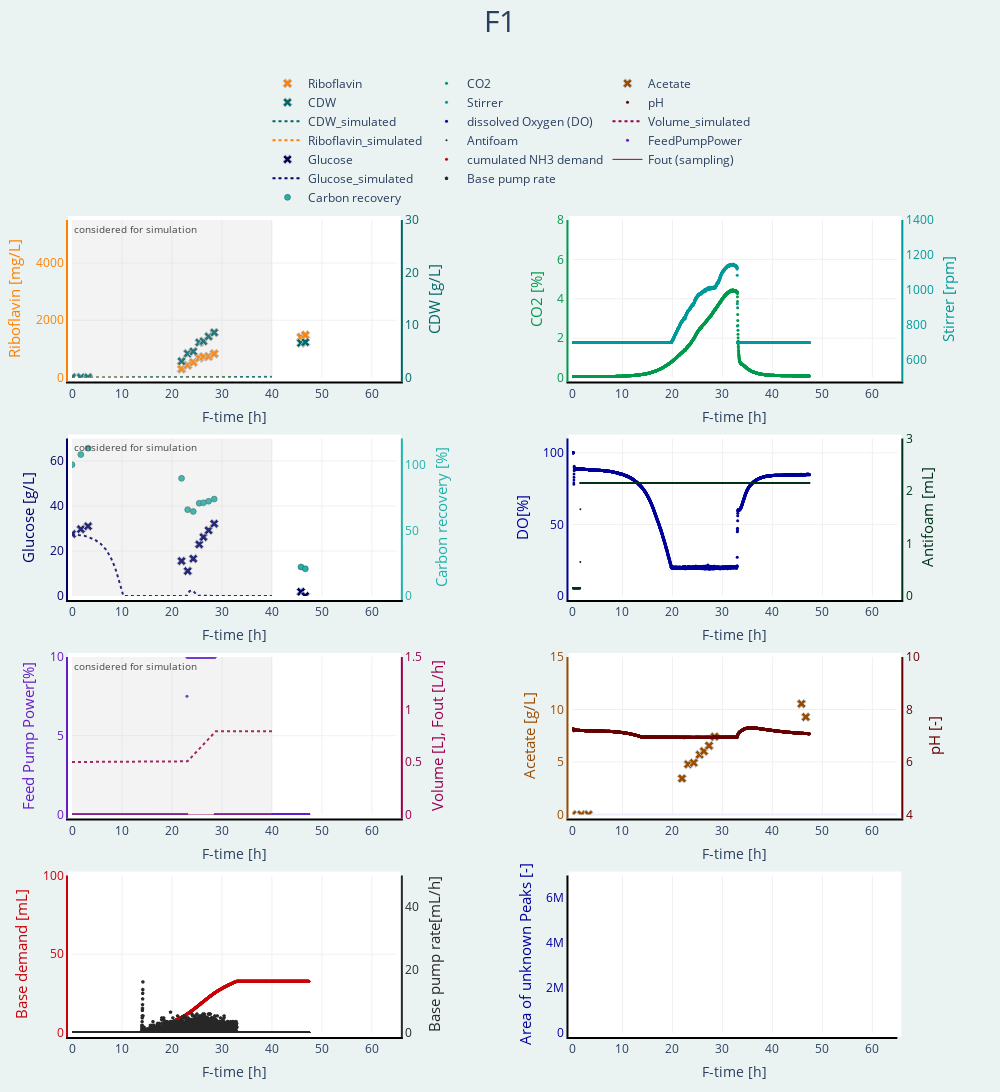

Notebook code for this chart:
### Code cell
import sys
sys.path.append("V:/biomoni/")                      #without this line windows could not acces the package 
from biomoni import Experiment
from BacillusScripts.BacillusVariableFeedrate import Bacillus_vf
from BacillusScripts.visualizationBacillus import visualizeBacillusFermentation
import pandas as pd
import numpy as np
from scipy.interpolate import interp1d
from IPython.display import display

path = r"V:/biomoni/BacillusData/Stamm185"

experiment_dict_for_estimation = {exp : Experiment(path, exp,endpoint = "Sim_end") for exp in ["F1"]}  #all experiments in a dictionary   
experiment_dict_for_graphs = {exp : Experiment(path, exp, endpoint = "F_end") for exp in ["F1"]} 



#Exp = experiment_dict 
b= Bacillus_vf()
b.estimate(experiment_dict_for_estimation)
b.report()
print(b.p)
#print(b.stat_single,b.stat_all)

for key in b.stat_single.keys():
    df = pd.DataFrame(b.stat_single[key].values(), index = b.stat_single[key].keys())
    df_t=df.transpose()
    df_t["ID"]= key
    df_t["type"] = "single"
    print(df_t)
    


df_stat_all = pd.DataFrame(b.stat_all.values(), index = b.stat_all.keys())
df_stat_all_t= df_stat_all.transpose()
df_stat_all_t["ID"]= path
print(df_stat_all_t)





t_grid = np.linspace(0,40,1001) 
sim_dict_all = {experiment.exp_id: b.simulate(experiment = experiment, t_grid = t_grid) for experiment in experiment_dict_for_estimation.values()} 



sim_list=list(sim_dict_all.values())
experiment_list=list(experiment_dict_for_graphs.values())
# put experimental data in dictionary in form of {"F1":{"off": ---DataFrame---,"on": ---DataFrame---,"CO2": ---DataFrame--- |etc.}}
ex ={}

for obj in experiment_list:
    ex[obj.exp_id]= obj.dataset 
        
# put simulated data in dictionary in form of {"F1":{"simulated": ---DataFrame--- |etc}}

sim_list=list(sim_dict_all.values())
sim ={}
for key in experiment_dict_for_graphs.keys():
    sim[key] = {}
 
sim_complete = {list(sim)[i]: {"simulated":sim_list[i]}for i in range(len(sim_list))}
   
#calculate Carbon recovery 
CRR_all ={}

for key in experiment_dict_for_graphs.keys():
    CRR_all[key]= {}

for key, dat in sim_dict_all.items():
    V_func= interp1d(x=sim_dict_all[key]["V"].index, y=sim_dict_all[key]["V"], fill_value = (sim_dict_all[key]["V"].iloc[0], sim_dict_all[key]["V"].iloc[-1]) , bounds_error= False)
    exp =Experiment(path, key, endpoint="F_end")
    c = b.create_controls(exp)
    y0 = b.create_y0(exp)
    #datasaet = exp.dataset
    
    CRR1, CRR2 = b.calc_CRR(experiment=exp,c=c,V=V_func,y0=y0)
    
    CRR_all[key]= {"CR1": CRR1,"CR2": CRR2}


   
# bring both dictionaries together in form of {"F1":{"simulated" ---DataFrame---,"off": ---DataFrame---,"on": ---DataFrame---,"CO2": ---DataFrame--- |etc.}}

dict_for_graphs = {}
dict_for_graphs = sim_complete
dfg = dict_for_graphs  
for id in dict_for_graphs.keys():
    dict_for_graphs[id].update(ex[id])
    dict_for_graphs[id].update(CRR_all[id])         
  

visualizeBacillusFermentation(dfg)

### Figure 1 — Plotly figure (JSON) as saved in the notebook; plotly's stock layout.template omitted (floating-point values rounded to 4 significant figures; data arrays with more than 128 entries replaced by an {"elided": "..."} marker saying what was removed)
{"data": [{"legendgroup": "group1", "marker": {"color": "rgb(255,128,0)", "line": {"color": "rgb(196,196,196)", "width": 1}, "size": 8, "symbol": "x"}, "mode": "markers", "name": "Riboflavin", "type": "scatter", "x": [0, 1.767, 3.217, 21.92, 23.15, 24.27, 25.45, 26.3, 27.33, 28.45, 45.82, 46.68], "xaxis": "x", "y": [0.145, 0.4052, 0.5586, 294.4, 428.7, 530.8, 678.4, 724.8, 735.9, 830.3, 1408.0, 1481.0], "yaxis": "y"}, {"legendgroup": "group1", "marker": {"color": "rgb(0,102,102)", "line": {"color": "rgb(196,196,196)", "width": 1}, "size": 8, "symbol": "x"}, "mode": "markers", "name": "CDW", "type": "scatter", "x": [0, 1.767, 3.217, 21.92, 23.15, 24.27, 25.45, 26.3, 27.33, 28.45, 45.82, 46.68], "xaxis": "x", "y": [0.02586, 0.02249, 0.02325, 3.095, 4.556, 4.961, 6.685, 6.903, 7.82, 8.563, 6.569, 6.715], "yaxis": "y2"}, {"legendgroup": "group1", "line": {"color": "rgb(0,102,102)", "dash": "dot", "width": 2}, "mode": "lines", "name": "CDW_simulated", "type": "scatter", "x": {"elided": "1001 float values"}, "xaxis": "x", "y": {"elided": "1001 float values"}, "yaxis": "y2"}, {"legendgroup": "group1", "line": {"color": "rgb(255,128,0)", "dash": "dot", "width": 2}, "mode": "lines", "name": "Riboflavin_simulated", "type": "scatter", "x": {"elided": "1001 float values"}, "xaxis": "x", "y": {"elided": "1001 float values"}, "yaxis": "y"}, {"legendgroup": "group2", "marker": {"color": "rgb(0,153,76)", "size": 3, "symbol": "0"}, "mode": "markers", "name": "CO2", "type": "scatter", "x": {"elided": "2845 float values"}, "xaxis": "x2", "y": {"elided": "2845 float values"}, "yaxis": "y3"}, {"legendgroup": "group2", "marker": {"color": "rgb(0,153,153)", "size": 3, "symbol": "0"}, "mode": "markers", "name": "Stirrer", "type": "scatter", "x": {"elided": "2839 float values"}, "xaxis": "x2", "y": {"elided": "2839 float values"}, "yaxis": "y4"}, {"legendgroup": "group1", "marker": {"color": "rgb(0,0,102)", "line": {"color": "rgb(196,196,196)", "width": 1}, "size": 8, "symbol": "x"}, "mode": "markers", "name": "Glucose", "type": "scatter", "x": [0, 1.767, 3.217, 21.92, 23.15, 24.27, 25.45, 26.3, 27.33, 28.45, 45.82, 46.68], "xaxis": "x3", "y": [27.56, 29.69, 31.03, 15.55, 11.09, 16.57, 22.94, 26.18, 29.18, 32.14, 1.867, 0], "yaxis": "y5"}, {"legendgroup": "group1", "line": {"color": "rgb(0,0,102)", "dash": "dot", "width": 2}, "mode": "lines", "name": "Glucose_simulated", "type": "scatter", "x": {"elided": "1001 float values"}, "xaxis": "x3", "y": {"elided": "1001 float values"}, "yaxis": "y5"}, {"legendgroup": "group1", "marker": {"color": "rgb(32,178,170)", "line": {"color": "DarkSlateGrey", "width": 0.5}, "size": 6, "symbol": "circle"}, "mode": "markers", "name": "Carbon recovery", "type": "scatter", "x": [0, 1.767, 3.217, 21.92, 23.15, 24.27, 25.45, 26.3, 27.33, 28.45, 45.82, 46.68], "xaxis": "x3", "y": [100.0, 107.7, 112.6, 89.64, 65.79, 64.4, 70.67, 71.02, 72.22, 73.83, 22.13, 20.75], "yaxis": "y6"}, {"legendgroup": "group2", "marker": {"color": "rgb(0,0,153)", "size": 3, "symbol": "0"}, "mode": "markers", "name": "dissolved Oxygen (DO)", "type": "scatter", "x": {"elided": "2839 float values"}, "xaxis": "x4", "y": {"elided": "2839 float values"}, "yaxis": "y7"}, {"legendgroup": "group2", "marker": {"color": "rgb(0,51,25)", "size": 2, "symbol": "0"}, "mode": "markers", "name": "Antifoam", "type": "scatter", "x": {"elided": "2839 float values"}, "xaxis": "x4", "y": {"elided": "2839 float values"}, "yaxis": "y8"}, {"legendgroup": "group3", "marker": {"color": "rgb(153,76,0)", "line": {"color": "rgb(196,196,196)", "width": 1}, "size": 8, "symbol": "x"}, "mode": "markers", "name": "Acetate", "type": "scatter", "x": [0, 1.767, 3.217, 21.92, 23.15, 24.27, 25.45, 26.3, 27.33, 28.45, 45.82, 46.68], "xaxis": "x6", "y": [0, 0, 0, 3.429, 4.785, 4.923, 5.7, 6.026, 6.555, 7.411, 10.54, 9.284], "yaxis": "y11"}, {"legendgroup": "group3", "marker": {"color": "rgb(102,0,0)", "size": 3, "symbol": "0"}, "mode": "markers", "name": "pH", "type": "scatter", "x": {"elided": "2839 float values"}, "xaxis": "x6", "y": {"elided": "2839 float values"}, "yaxis": "y12"}, {"legendgroup": "group3", "line": {"color": "rgb(153,0,76)", "dash": "dot", "width": 2}, "mode": "lines", "name": "Volume_simulated", "type": "scatter", "x": {"elided": "1001 float values"}, "xaxis": "x5", "y": {"elided": "1001 float values"}, "yaxis": "y10"}, {"legendgroup": "group3", "marker": {"color": "rgb(100,30,200)", "size": 3, "symbol": "0"}, "mode": "markers", "name": "FeedPumpPower", "type": "scatter", "x": {"elided": "2839 float values"}, "xaxis": "x5", "y": {"elided": "2839 float values"}, "yaxis": "y9"}, {"legendgroup": "group3", "line": {"color": "rgb(153,0,76)", "dash": "solid", "width": 1}, "mode": "lines", "name": "Fout (sampling)", "type": "scatter", "x": {"elided": "1001 float values"}, "xaxis": "x5", "y": {"elided": "1001 int values"}, "yaxis": "y10"}, {"legendgroup": "group2", "marker": {"color": "rgb(200,2,10)", "size": 3, "symbol": "0"}, "mode": "markers", "name": "cumulated NH3 demand", "type": "scatter", "x": {"elided": "2839 float values"}, "xaxis": "x7", "y": {"elided": "2839 float values"}, "yaxis": "y13"}, {"legendgroup": "group2", "marker": {"color": "rgb(40,40,40)", "size": 4, "symbol": "pentagon"}, "mode": "markers", "name": "Base pump rate", "type": "scatter", "x": {"elided": "2839 float values"}, "xaxis": "x7", "y": {"elided": "2839 float values"}, "yaxis": "y14"}, {"legendgroup": "group3", "marker": {"color": "rgb(0,100,0)", "size": 8, "symbol": "x"}, "mode": "markers", "name": "-", "type": "scatter", "x": [], "xaxis": "x8", "y": [], "yaxis": "y15"}, {"legendgroup": "group3", "marker": {"color": "rgb(161,4,0)", "size": 8, "symbol": "x"}, "mode": "markers", "name": "-", "type": "scatter", "x": [], "xaxis": "x8", "y": [], "yaxis": "y15"}, {"legendgroup": "group3", "marker": {"color": "rgb(0,0,153)", "size": 8, "symbol": "x"}, "mode": "markers", "name": "-", "type": "scatter", "x": [], "xaxis": "x8", "y": [], "yaxis": "y15"}], "layout": {"annotations": [{"font": {"color": "rgb(70,70,70)", "size": 10}, "showarrow": false, "text": "considered for simulation", "x": 0, "xanchor": "left", "xref": "x", "y": 1, "yanchor": "top", "yref": "y domain"}, {"font": {"color": "rgb(70,70,70)", "size": 10}, "showarrow": false, "text": "considered for simulation", "x": 0, "xanchor": "left", "xref": "x3", "y": 1, "yanchor": "top", "yref": "y5 domain"}, {"font": {"color": "rgb(70,70,70)", "size": 10}, "showarrow": false, "text": "considered for simulation", "x": 0, "xanchor": "left", "xref": "x5", "y": 1, "yanchor": "top", "yref": "y9 domain"}], "autosize": true, "height": 1500, "legend": {"orientation": "h", "title": {"font": {"family": "Times New Roman"}}, "x": 0.5, "xanchor": "center", "y": 1.01, "yanchor": "bottom"}, "margin": {"b": 10, "l": 50, "pad": 4, "r": 50, "t": 220}, "paper_bgcolor": "rgb(234,242,242)", "shapes": [{"fillcolor": "rgb(192,192,192)", "line": {"width": 0}, "opacity": 0.2, "type": "rect", "x0": 0, "x1": 40, "xref": "x", "y0": 0, "y1": 1, "yref": "y domain"}, {"fillcolor": "rgb(192,192,192)", "line": {"width": 0}, "opacity": 0.2, "type": "rect", "x0": 0, "x1": 40, "xref": "x3", "y0": 0, "y1": 1, "yref": "y5 domain"}, {"fillcolor": "rgb(192,192,192)", "line": {"width": 0}, "opacity": 0.2, "type": "rect", "x0": 0, "x1": 40, "xref": "x5", "y0": 0, "y1": 1, "yref": "y9 domain"}], "title": {"font": {"size": 30}, "text": "F1", "x": 0.5, "y": 0.99}, "width": 1000, "xaxis": {"anchor": "y", "domain": [0, 0.37], "dtick": 10, "gridcolor": "rgb(240,240,240)", "gridwidth": 1, "linecolor": "black", "linewidth": 2, "matches": "x", "range": [0, 65], "showgrid": true, "showline": true, "title": {"text": "F-time [h]"}, "zeroline": false}, "xaxis2": {"anchor": "y3", "domain": [0.57, 0.94], "dtick": 10, "gridcolor": "rgb(240,240,240)", "gridwidth": 1, "linecolor": "black", "linewidth": 2, "matches": "x", "range": [0, 65], "showgrid": true, "showline": true, "title": {"text": "F-time [h]"}, "zeroline": false}, "xaxis3": {"anchor": "y5", "domain": [0, 0.37], "dtick": 10, "gridcolor": "rgb(240,240,240)", "gridwidth": 1, "linecolor": "black", "linewidth": 2, "matches": "x", "range": [0, 65], "showgrid": true, "showline": true, "title": {"text": "F-time [h]"}, "zeroline": false}, "xaxis4": {"anchor": "y7", "domain": [0.57, 0.94], "dtick": 10, "gridcolor": "rgb(240,240,240)", "gridwidth": 1, "linecolor": "black", "linewidth": 2, "matches": "x", "range": [0, 65], "showgrid": true, "showline": true, "title": {"text": "F-time [h]"}, "zeroline": false}, "xaxis5": {"anchor": "y9", "domain": [0, 0.37], "dtick": 10, "gridcolor": "rgb(240,240,240)", "gridwidth": 1, "linecolor": "black", "linewidth": 2, "matches": "x", "range": [0, 65], "showgrid": true, "showline": true, "title": {"text": "F-time [h]"}, "zeroline": false}, "xaxis6": {"anchor": "y11", "domain": [0.57, 0.94], "dtick": 10, "gridcolor": "rgb(240,240,240)", "gridwidth": 1, "linecolor": "black", "linewidth": 2, "matches": "x", "range": [0, 65], "showgrid": true, "showline": true, "title": {"text": "F-time [h]"}, "zeroline": false}, "xaxis7": {"anchor": "y13", "domain": [0, 0.37], "dtick": 10, "gridcolor": "rgb(240,240,240)", "gridwidth": 1, "linecolor": "black", "linewidth": 2, "matches": "x", "range": [0, 65], "showgrid": true, "showline": true, "title": {"text": "F-time [h]"}, "zeroline": false}, "xaxis8": {"anchor": "y15", "domain": [0.57, 0.94], "dtick": 10, "gridcolor": "rgb(240,240,240)", "gridwidth": 1, "linecolor": "black", "linewidth": 2, "matches": "x", "range": [0, 65], "showgrid": true, "showline": true, "title": {"text": "F-time [h]"}, "zeroline": false}, "yaxis": {"anchor": "x", "color": "rgb(255,128,0)", "domain": [0.8063, 1], "gridcolor": "rgb(240,240,240)", "gridwidth": 1, "linecolor": "rgb(255,128,0)", "linewidth": 2, "range": [0, 5500], "showgrid": true, "showline": true, "title": {"font": {"size": 15}, "text": "Riboflavin [mg/L]"}, "zeroline": false}, "yaxis10": {"anchor": "x5", "color": "rgb(153,0,76)", "gridcolor": "LightPink", "gridwidth": 1, "linecolor": "rgb(153,0,76)", "linewidth": 2, "overlaying": "y9", "range": [0, 1.5], "showgrid": false, "showline": true, "side": "right", "title": {"font": {"size": 15}, "text": "Volume [L], Fout [L/h]"}, "zeroline": false}, "yaxis11": {"anchor": "x6", "color": "rgb(153,76,0)", "domain": [0.2687, 0.4625], "gridcolor": "rgb(240,240,240)", "gridwidth": 1, "linecolor": "rgb(153,76,0)", "linewidth": 2, "range": [0, 15], "showgrid": true, "showline": true, "title": {"font": {"size": 15}, "text": "Acetate [g/L]"}, "zeroline": true}, "yaxis12": {"anchor": "x6", "color": "rgb(102,0,0)", "gridcolor": "LightPink", "gridwidth": 1, "linecolor": "rgb(102,0,0)", "linewidth": 2, "overlaying": "y11", "range": [4, 10], "showgrid": false, "showline": true, "side": "right", "title": {"font": {"size": 15}, "text": "pH [-]"}, "zeroline": false}, "yaxis13": {"anchor": "x7", "color": "rgb(200,2,10)", "domain": [0, 0.1938], "gridcolor": "rgb(240,240,240)", "gridwidth": 1, "linecolor": "rgb(200,2,10)", "linewidth": 2, "range": [0, 100], "showgrid": true, "showline": true, "title": {"font": {"size": 15}, "text": "Base demand [mL]"}, "zeroline": false}, "yaxis14": {"anchor": "x7", "color": "rgb(40,40,40)", "gridcolor": "LightPink", "gridwidth": 1, "linecolor": "rgb(40,40,40)", "linewidth": 2, "overlaying": "y13", "range": [0, 50], "showgrid": false, "showline": true, "side": "right", "title": {"font": {"size": 15}, "text": "Base pump rate[mL/h]"}, "zeroline": false}, "yaxis15": {"anchor": "x8", "color": "rgb(0,0,153)", "domain": [0, 0.1938], "gridcolor": "LightPink", "gridwidth": 1, "linecolor": "black", "linewidth": 2, "range": [0, 7000000], "showgrid": false, "showline": true, "title": {"font": {"size": 15}, "text": "Area of unknown Peaks [-]"}, "zeroline": false}, "yaxis16": {"anchor": "x8", "overlaying": "y15", "side": "right"}, "yaxis2": {"anchor": "x", "color": "rgb(0,102,102)", "gridcolor": "rgb(240,240,240)", "gridwidth": 1, "linecolor": "rgb(0,102,102)", "linewidth": 2, "overlaying": "y", "range": [0, 30], "showgrid": false, "showline": true, "side": "right", "title": {"font": {"size": 15}, "text": "CDW [g/L]"}, "zeroline": false}, "yaxis3": {"anchor": "x2", "color": "rgb(0,153,76)", "domain": [0.8063, 1], "gridcolor": "rgb(240,240,240)", "gridwidth": 1, "linecolor": "rgb(0,153,76)", "linewidth": 2, "range": [0, 8], "showgrid": true, "showline": true, "title": {"font": {"size": 15}, "text": "CO2 [%]"}, "zeroline": false}, "yaxis4": {"anchor": "x2", "color": "rgb(0,153,153)", "gridcolor": "LightPink", "gridwidth": 1, "linecolor": "rgb(0,153,153)", "linewidth": 2, "overlaying": "y3", "range": [500, 1400], "showgrid": false, "showline": true, "side": "right", "title": {"font": {"size": 15}, "text": "Stirrer [rpm]"}, "zeroline": false}, "yaxis5": {"anchor": "x3", "color": "rgb(0,0,102)", "domain": [0.5375, 0.7312], "gridcolor": "rgb(240,240,240)", "gridwidth": 1, "linecolor": "rgb(0,0,102)", "linewidth": 2, "range": [0, 70], "showgrid": true, "showline": true, "title": {"font": {"size": 15}, "text": "Glucose [g/L]"}, "zeroline": false}, "yaxis6": {"anchor": "x3", "color": "rgb(32,178,170)", "gridcolor": "LightPink", "gridwidth": 1, "linecolor": "rgb(32,178,170)", "linewidth": 2, "overlaying": "y5", "range": [0, 120], "showgrid": false, "showline": true, "side": "right", "title": {"font": {"size": 15}, "text": "Carbon recovery [%]"}, "zeroline": false}, "yaxis7": {"anchor": "x4", "color": "rgb(0,0,153)", "domain": [0.5375, 0.7312], "gridcolor": "rgb(240,240,240)", "gridwidth": 1, "linecolor": "rgb(0,0,153)", "linewidth": 2, "range": [0, 110], "showgrid": true, "showline": true, "title": {"font": {"size": 15}, "text": "DO[%]"}, "zeroline": false}, "yaxis8": {"anchor": "x4", "color": "rgb(0,51,25)", "gridcolor": "LightPink", "gridwidth": 1, "linecolor": "rgb(0,51,25)", "linewidth": 2, "overlaying": "y7", "range": [0, 3], "showgrid": false, "showline": true, "side": "right", "title": {"font": {"size": 15}, "text": "Antifoam [mL]"}, "zeroline": false}, "yaxis9": {"anchor": "x5", "color": "rgb(100,30,200)", "domain": [0.2687, 0.4625], "gridcolor": "rgb(240,240,240)", "gridwidth": 1, "linecolor": "rgb(100,30,200)", "linewidth": 2, "range": [0, 10], "showgrid": true, "showline": true, "title": {"font": {"size": 15}, "text": "Feed Pump Power[%]"}, "zeroline": false}}}
